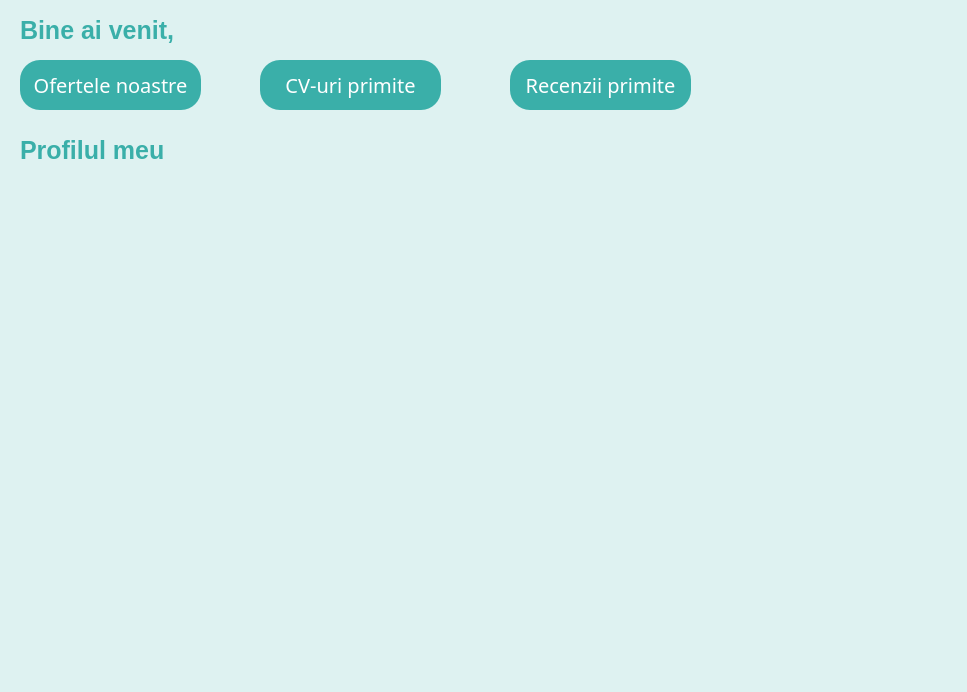
<?xml version="1.0" encoding="UTF-8"?>
<ui version="4.0">
 <class>profilangajator</class>
 <widget class="QDialog" name="profilangajator">
  <property name="geometry">
   <rect>
    <x>0</x>
    <y>0</y>
    <width>967</width>
    <height>692</height>
   </rect>
  </property>
  <property name="windowTitle">
   <string>Dialog</string>
  </property>
  <property name="styleSheet">
   <string notr="true">background-color: rgb(222, 242, 241);</string>
  </property>
  <widget class="QLabel" name="label_welcome">
   <property name="geometry">
    <rect>
     <x>20</x>
     <y>10</y>
     <width>951</width>
     <height>41</height>
    </rect>
   </property>
   <property name="font">
    <font>
     <pointsize>-1</pointsize>
     <bold>true</bold>
    </font>
   </property>
   <property name="styleSheet">
    <string notr="true">color: rgb(58, 175, 169);
font-size: 25px;</string>
   </property>
   <property name="text">
    <string>Bine ai venit, </string>
   </property>
  </widget>
  <widget class="QPushButton" name="pushButton_oferte">
   <property name="geometry">
    <rect>
     <x>20</x>
     <y>60</y>
     <width>181</width>
     <height>50</height>
    </rect>
   </property>
   <property name="font">
    <font>
     <family>New Roman</family>
     <pointsize>-1</pointsize>
     <italic>false</italic>
     <bold>false</bold>
    </font>
   </property>
   <property name="cursor">
    <cursorShape>PointingHandCursor</cursorShape>
   </property>
   <property name="styleSheet">
    <string notr="true">background-color: rgb(58, 175, 169);
color: white;
font-size: 20px;
border-style: outset;
border-radius: 20px;
font: Times New Roman;</string>
   </property>
   <property name="text">
    <string>Ofertele noastre</string>
   </property>
  </widget>
  <widget class="QPushButton" name="pushButton_cv">
   <property name="geometry">
    <rect>
     <x>260</x>
     <y>60</y>
     <width>181</width>
     <height>50</height>
    </rect>
   </property>
   <property name="font">
    <font>
     <family>New Roman</family>
     <pointsize>-1</pointsize>
     <italic>false</italic>
     <bold>false</bold>
    </font>
   </property>
   <property name="cursor">
    <cursorShape>PointingHandCursor</cursorShape>
   </property>
   <property name="styleSheet">
    <string notr="true">background-color: rgb(58, 175, 169);
color: white;
font-size: 20px;
border-style: outset;
border-radius: 20px;
font: Times New Roman;</string>
   </property>
   <property name="text">
    <string>CV-uri primite</string>
   </property>
  </widget>
  <widget class="QPushButton" name="pushButton_recenzii">
   <property name="geometry">
    <rect>
     <x>510</x>
     <y>60</y>
     <width>181</width>
     <height>50</height>
    </rect>
   </property>
   <property name="font">
    <font>
     <family>New Roman</family>
     <pointsize>-1</pointsize>
     <italic>false</italic>
     <bold>false</bold>
    </font>
   </property>
   <property name="cursor">
    <cursorShape>PointingHandCursor</cursorShape>
   </property>
   <property name="styleSheet">
    <string notr="true">background-color: rgb(58, 175, 169);
color: white;
font-size: 20px;
border-style: outset;
border-radius: 20px;
font: Times New Roman;</string>
   </property>
   <property name="text">
    <string>Recenzii primite</string>
   </property>
  </widget>
  <widget class="QLabel" name="label_3">
   <property name="geometry">
    <rect>
     <x>20</x>
     <y>130</y>
     <width>161</width>
     <height>41</height>
    </rect>
   </property>
   <property name="font">
    <font>
     <pointsize>-1</pointsize>
     <bold>true</bold>
    </font>
   </property>
   <property name="styleSheet">
    <string notr="true">color: rgb(58, 175, 169);
font-size: 25px;</string>
   </property>
   <property name="text">
    <string>Profilul meu</string>
   </property>
  </widget>
 </widget>
 <resources/>
 <connections/>
</ui>
